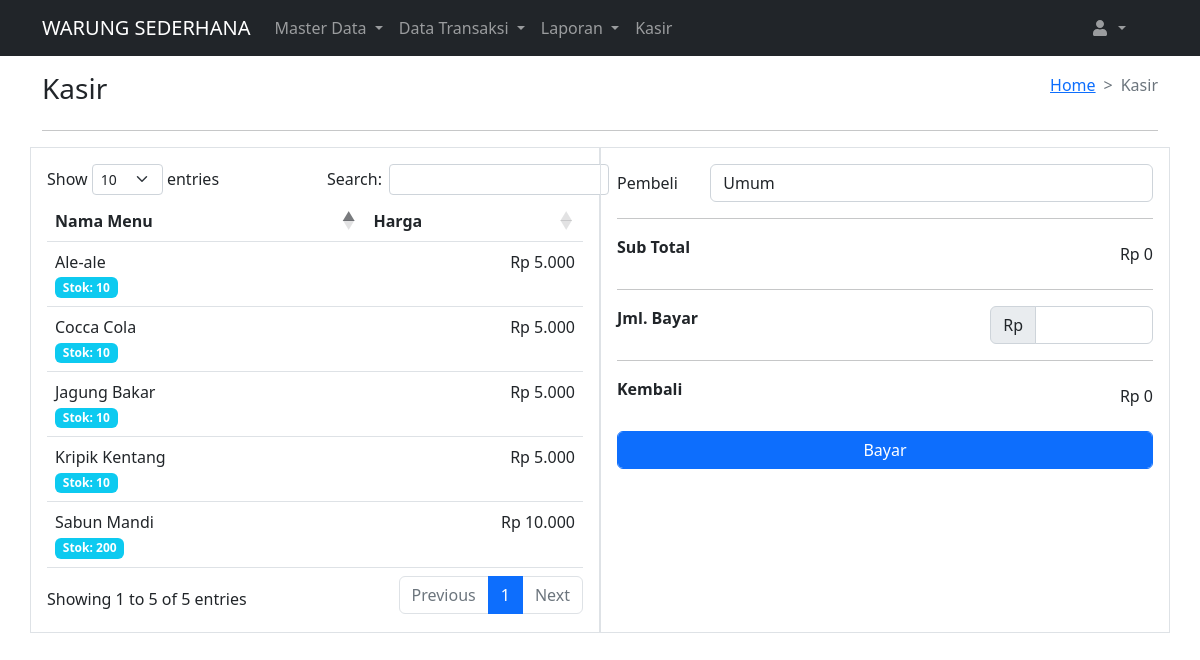
Page /index.php/kasir on the committed database.
### tables this page shows
CREATE TABLE `menu` (
  `id` int(11) NOT NULL,
  `kategori_id` int(11) NOT NULL,
  `nama` varchar(255) NOT NULL,
  `stok` int(11) NOT NULL,
  `harga` int(11) NOT NULL,
  `gambar` varchar(255) NOT NULL
);

### application/helpers/custom_helper.php (called while the page is built, shortened)
<?php if (!defined('BASEPATH')) exit('No direct script access allowed');
if (!function_exists('template_view')) {
    function template_view($path_view = null, $data = [])
    {
        $ci = &get_instance();
        $ci->load->view('template/header', $data);
        if (isset($path_view)) {
            $ci->load->view($path_view);
        }
        $ci->load->view('template/footer');
    }
}
if (!function_exists('formatRupiah')) {
    function formatRupiah($number)
    {
        return 'Rp ' . number_format($number, 0, ',', '.');
    }
}

### application/controllers/Kasir.php (called while the page is built, shortened)
<?php
class Kasir extends CI_Controller
{
    protected $MENU_NAME = "Kasir";
    public function index()
    {
        $data['menu_name'] = $this->MENU_NAME;
        $data['menu'] = $this->ModelMenu->get_all()->result();
        template_view('kasir/index', $data);
    }
}

### index.php (called while the page is built, shortened)
<?php
require_once BASEPATH.'core/CodeIgniter.php';

### application/models/ModelMenu.php (called while the page is built, shortened)
<?php
class ModelMenu extends CI_Model
{
    protected $TABLE = "menu";
    public function get_all()
    {
        return $this->db->get($this->TABLE);
    }
}

### application/views/kasir/index.php (the view, shortened to what this page needs)
<div class="row">
    <div class="col border p-3">
        <table id="example" class="table">
            <thead>
                <tr>
                    <th>Nama Menu</th>
                    <th>Harga</th>
                </tr>
            </thead>
            <tbody>
                <?php
                foreach ($menu as $m) : ?>
                    <tr class="menu" data-id="<?= $m->id; ?>">
                        <td>
                            <?= $m->nama; ?>
                            <br>
                            <div class="badge bg-info">Stok: <?= $m->stok; ?></div>
                        </td>
                        <td class="text-end"><?= formatRupiah($m->harga); ?></td>
                    </tr>
                <?php endforeach; ?>
            </tbody>
        </table>
    </div>
    <div class="col border p-3">
        <form action="" method="post">
            <div class="mb-3 row">
                <label for="pembeli" class="col-sm-2 col-form-label">Pembeli</label>
                <div class="col-sm-10">
                    <select class="form-control" id="pembeli" name="pembeli">
                        <option selected value="-1">Umum</option>
                    </select>
                </div>
            </div>
            <hr class="mt-3">
            <div class="row">
                <div class="col"><b>Sub Total</b></div>
                <div class="col">
                    <input type="text" class="form-control-plaintext text-end total" name="total" value="<?= formatRupiah(0); ?>">
                </div>
            </div>
            <hr>
            <div class="row">
                <div class="col"><b>Jml. Bayar</b></div>
                <div class="col-4 text-end">
                    <div class="input-group">
                        <span class="input-group-text" id="basic-addon1">Rp</span>
                        <input type="text" class="form-control" id="bayar" name="bayar">
                    </div>
                </div>
            </div>
            <hr>
            <div class="row">
                <div class="col"><b>Kembali</b></div>
                <div class="col">
                    <input type="text" class="form-control-plaintext text-end" name="kembali" id="kembali" value="<?= formatRupiah(0); ?>">
                </div>
            </div>
            <div class="d-flex justify-content-center">
                <button type="submit" class="btn btn-primary form-control mt-3">Bayar</button>
            </div>
        </form>
    </div>
</div>

### application/views/template/header.php (shortened to what this page needs)
<!doctype html>
<html lang="en">
<head>
    <link rel="stylesheet" href="<?= base_url(); ?>assets/bootstrap-5.1.3/css/bootstrap.min.css">
    <link rel="stylesheet" href="https://cdnjs.cloudflare.com/ajax/libs/twitter-bootstrap/5.2.0/css/bootstrap.min.css">
    <link rel="stylesheet" href="https://cdn.datatables.net/1.13.4/css/dataTables.bootstrap5.min.css">
</head>
<body>
    <nav class="navbar navbar-expand-lg navbar-dark bg-dark">
        <div class="container">
            <a class="navbar-brand" href="<?= base_url(); ?>">WARUNG SEDERHANA</a>
            <div class="collapse navbar-collapse" id="navbarSupportedContent">
                <ul class="navbar-nav me-auto mb-2 mb-lg-0">
                    <li class="nav-item dropdown">
                        <a class="nav-link dropdown-toggle" href="#" id="navbarDropdownMenuLink" role="button" data-bs-toggle="dropdown" aria-expanded="false">
                            Master Data
                        </a>
                    </li>
                    <li class="nav-item dropdown">
                        <a class="nav-link dropdown-toggle" href="#" id="navbarDropdownMenuLink" role="button" data-bs-toggle="dropdown" aria-expanded="false">
                            Data Transaksi
                        </a>
                    </li>
                    <li class="nav-item dropdown">
                        <a class="nav-link dropdown-toggle" href="#" id="navbarDropdownMenuLink" role="button" data-bs-toggle="dropdown" aria-expanded="false">
                            Laporan
                        </a>
                    </li>
                    <li class="nav-item">
                        <a class="nav-link" aria-current="page" href="<?= base_url('kasir'); ?>">Kasir</a>
                    </li>
                </ul>
                <ul class="navbar-nav ms-auto me-lg-4">
                    <li class="nav-item dropdown">
                        <a class="nav-link dropdown-toggle" id="navbarDropdown" href="#" role="button" data-bs-toggle="dropdown" aria-expanded="false">
                        </a>
                    </li>
                </ul>
            </div>
        </div>
    </nav>
    <div class="container mt-3">
        <div class="d-flex justify-content-between align-items-center">
            <h3><?= $menu_name; ?></h3>
            <nav style="--bs-breadcrumb-divider: '>';" aria-label="breadcrumb">
                <ol class="breadcrumb">
                    <li class="breadcrumb-item"><a href="<?= base_url(); ?>">Home</a></li>
                    <li class="breadcrumb-item active" aria-current="page"><?= $menu_name; ?></li>
                </ol>
            </nav>
        </div>
        <hr>

### application/views/template/footer.php (shortened to what this page needs)
</div>
</body>
</html>

### rows in the picture
menu: nama "Kripik Kentang", stok "10", harga "Rp 5.000"
menu: nama "Jagung Bakar", stok "10", harga "Rp 5.000"
menu: nama "Ale-ale", stok "10", harga "Rp 5.000"
menu: nama "Cocca Cola", stok "10", harga "Rp 5.000"
menu: nama "Sabun Mandi", stok "200", harga "Rp 10.000"

### other values in the picture
$menu_name "Kasir"
